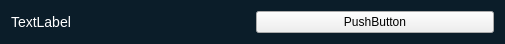
<?xml version="1.0" encoding="UTF-8"?>
<ui version="4.0">
 <class>ListItemFrame</class>
 <widget class="QWidget" name="ListItemFrame">
  <property name="geometry">
   <rect>
    <x>0</x>
    <y>0</y>
    <width>505</width>
    <height>44</height>
   </rect>
  </property>
  <property name="windowTitle">
   <string>Form</string>
  </property>
  <property name="styleSheet">
   <string notr="true">/* --- THE CONTAINER (The Row Item) --- */
/* We assume the root widget of your .ui file is named 'ListItemFrame' */
QWidget#ListItemFrame {
    background-color: #0b1d29; /* Dark Blue-Grey Background */
    border-radius: 18px;       /* Heavily rounded corners */
    border: 2px solid transparent; /* Invisible border by default to prevent sizing jumps */
}

/* --- THE SELECTED STATE --- */
/* We will toggle a property called &quot;selected&quot; in code to trigger this */
QWidget#ListItemFrame[selected=&quot;true&quot;] {
    border: 2px solid #ffffff; /* The White Outline */
    background-color: #0b1d29; /* Ensure bg stays same */
}

/* --- LABELS --- */
QLabel {
    color: #ffffff;
    font-family: &quot;Segoe UI&quot;, &quot;Roboto&quot;, sans-serif;
    font-size: 14px;
    border: none;
    background: transparent;
}

/* The ID Label (C1, C2...) - Bold and Larger */
QLabel#idLabel {
    font-weight: 900;
    font-size: 18px;
    margin-left: 10px;
}

/* The Value Label (x = -3) - Monospace-ish look usually looks good here */
QLabel#valueLabel {
    font-weight: bold;
}

/* --- THE EDIT BUTTON --- */
QPushButton#editBtn {
    background-color: #163042; /* Slightly lighter/different tone than background */
    border-radius: 18px;       /* Half of height (assuming 36px height) */
    border: none;
    color: white;
    font-size: 14px;
    /* You would set the pencil icon via setIcon() in code or Designer */
}

QPushButton#editBtn:hover {
    background-color: #1f425a; /* Lighter on hover */
}

QPushButton#editBtn:pressed {
    background-color: #0d1e2b;
}</string>
  </property>
  <layout class="QHBoxLayout" name="horizontalLayout">
   <item>
    <widget class="QLabel" name="l_listTile">
     <property name="text">
      <string>TextLabel</string>
     </property>
    </widget>
   </item>
   <item>
    <widget class="QPushButton" name="b_listTile">
     <property name="styleSheet">
      <string notr="true"/>
     </property>
     <property name="text">
      <string>PushButton</string>
     </property>
    </widget>
   </item>
  </layout>
 </widget>
 <resources/>
 <connections/>
</ui>
